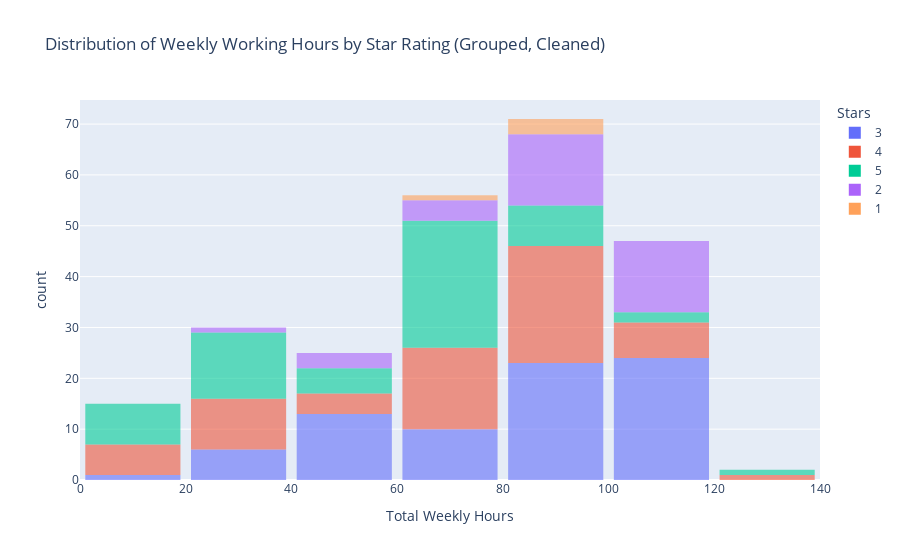

This figure's notebook cell:
### Code cell
working_expanded = (
    df_b[["business_id", "stars", "working_days"]]
    .dropna(subset=["working_days"])
    .set_index("business_id")["working_days"]
    .apply(pd.Series)
    .melt(ignore_index=False, var_name="Day", value_name="Hours")
    .dropna()
    .reset_index()
)

working_expanded["Duration"] = working_expanded["Hours"].apply(
    lambda x: (x[1].hour + x[1].minute/60) - (x[0].hour + x[0].minute/60)
)

working_expanded.loc[working_expanded["Duration"] < 0, "Duration"] += 24

weekly_hours = working_expanded.groupby("business_id")["Duration"].sum().reset_index()
weekly_hours = weekly_hours.merge(df_b[["business_id", "stars"]], on="business_id")

weekly_hours["stars_grouped"] = np.floor(weekly_hours["stars"]).astype(int)

weekly_hours_clean = weekly_hours[weekly_hours["Duration"] > 0].copy()

fig = px.histogram(
    weekly_hours_clean,
    x="Duration",
    color="stars_grouped",
    nbins=10,
    barmode="relative",
    opacity=0.6,
    labels={"Duration": "Total Weekly Hours", "stars_grouped": "Stars"},
    title="Distribution of Weekly Working Hours by Star Rating (Grouped, Cleaned)"
)

fig.update_layout(bargap=0.1)
fig.show()

### Figure 1 — Plotly figure (JSON) as saved in the notebook; plotly's stock layout.template omitted (floating-point values rounded to 4 significant figures)
{"data": [{"bingroup": "x", "hovertemplate": "Stars=3<br>Total Weekly Hours=%{x}<br>count=%{y}<extra></extra>", "legendgroup": "3", "marker": {"color": "#636efa", "opacity": 0.6, "pattern": {"shape": ""}}, "name": "3", "nbinsx": 10, "orientation": "v", "showlegend": true, "type": "histogram", "x": [101.0, 57.0, 99.5, 113.0, 97.0, 113.0, 92.0, 53.97, 103.0, 102.0, 88.0, 58.5, 89.0, 58.0, 82.0, 79.0, 103.0, 76.0, 99.5, 88.0, 66.0, 77.0, 64.0, 99.5, 88.0, 81.0, 3.0, 45.0, 37.0, 81.0, 45.0, 102.0, 114.0, 85.0, 117.0, 98.0, 85.0, 83.0, 22.0, 45.0, 103.0, 24.0, 109.0, 81.0, 94.0, 114.0, 102.0, 113.0, 102.0, 109.5, 55.0, 73.0, 71.0, 103.0, 48.5, 39.0, 77.0, 81.0, 74.0, 102.0, 96.0, 45.0, 45.0, 104.5, 113.0, 45.0, 97.0, 87.0, 78.25, 103.0, 111.0, 80.0, 50.0, 28.0, 107.0, 117.0, 24.5], "xaxis": "x", "yaxis": "y"}, {"bingroup": "x", "hovertemplate": "Stars=4<br>Total Weekly Hours=%{x}<br>count=%{y}<extra></extra>", "legendgroup": "4", "marker": {"color": "#EF553B", "opacity": 0.6, "pattern": {"shape": ""}}, "name": "4", "nbinsx": 10, "orientation": "v", "showlegend": true, "type": "histogram", "x": [16.5, 15.0, 23.0, 23.0, 77.5, 14.0, 75.0, 80.0, 81.0, 9.0, 87.0, 70.0, 123.0, 84.5, 35.0, 74.0, 17.0, 80.5, 81.0, 61.0, 69.5, 99.5, 30.0, 102.0, 68.5, 84.5, 27.0, 74.0, 87.0, 83.0, 83.5, 96.25, 76.0, 79.0, 97.0, 64.0, 92.0, 112.0, 88.0, 94.0, 74.0, 93.0, 63.0, 36.25, 22.5, 45.0, 25.0, 104.0, 63.0, 85.5, 96.5, 89.0, 93.0, 103.0, 15.0, 45.0, 105.0, 45.0, 103.5, 78.5, 20.5, 108.5, 93.5, 30.5, 68.0, 96.0, 42.0], "xaxis": "x", "yaxis": "y"}, {"bingroup": "x", "hovertemplate": "Stars=5<br>Total Weekly Hours=%{x}<br>count=%{y}<extra></extra>", "legendgroup": "5", "marker": {"color": "#00cc96", "opacity": 0.6, "pattern": {"shape": ""}}, "name": "5", "nbinsx": 10, "orientation": "v", "showlegend": true, "type": "histogram", "x": [17.0, 25.5, 20.0, 28.0, 79.0, 58.0, 67.75, 4.0, 73.0, 20.25, 58.0, 16.5, 79.5, 50.5, 103.0, 91.0, 21.5, 53.0, 133.0, 60.0, 68.0, 15.0, 84.0, 82.0, 27.5, 100.2, 71.0, 21.5, 81.5, 16.0, 60.0, 77.0, 79.25, 60.0, 76.0, 45.0, 28.0, 77.5, 82.5, 28.0, 78.5, 22.0, 87.0, 88.0, 70.0, 71.0, 73.5, 74.5, 24.5, 74.0, 66.5, 16.0, 73.25, 72.0, 60.5, 85.0, 18.0, 22.0, 16.0, 22.0, 78.0, 61.0], "xaxis": "x", "yaxis": "y"}, {"bingroup": "x", "hovertemplate": "Stars=2<br>Total Weekly Hours=%{x}<br>count=%{y}<extra></extra>", "legendgroup": "2", "marker": {"color": "#ab63fa", "opacity": 0.6, "pattern": {"shape": ""}}, "name": "2", "nbinsx": 10, "orientation": "v", "showlegend": true, "type": "histogram", "x": [85.0, 103.0, 81.0, 74.0, 81.0, 82.0, 81.0, 88.0, 119.0, 98.0, 88.0, 104.0, 77.0, 46.0, 88.0, 109.0, 104.0, 83.0, 94.0, 81.0, 103.0, 30.75, 54.0, 55.0, 105.0, 113.0, 112.0, 109.0, 73.0, 113.0, 71.0, 101.0, 88.0, 112.0, 82.0, 113.0], "xaxis": "x", "yaxis": "y"}, {"bingroup": "x", "hovertemplate": "Stars=1<br>Total Weekly Hours=%{x}<br>count=%{y}<extra></extra>", "legendgroup": "1", "marker": {"color": "#FFA15A", "opacity": 0.6, "pattern": {"shape": ""}}, "name": "1", "nbinsx": 10, "orientation": "v", "showlegend": true, "type": "histogram", "x": [89.0, 90.0, 94.0, 75.0], "xaxis": "x", "yaxis": "y"}], "layout": {"bargap": 0.1, "barmode": "relative", "legend": {"title": {"text": "Stars"}, "tracegroupgap": 0}, "title": {"text": "Distribution of Weekly Working Hours by Star Rating (Grouped, Cleaned)"}, "xaxis": {"anchor": "y", "domain": [0, 1], "title": {"text": "Total Weekly Hours"}}, "yaxis": {"anchor": "x", "domain": [0, 1], "title": {"text": "count"}}}}
